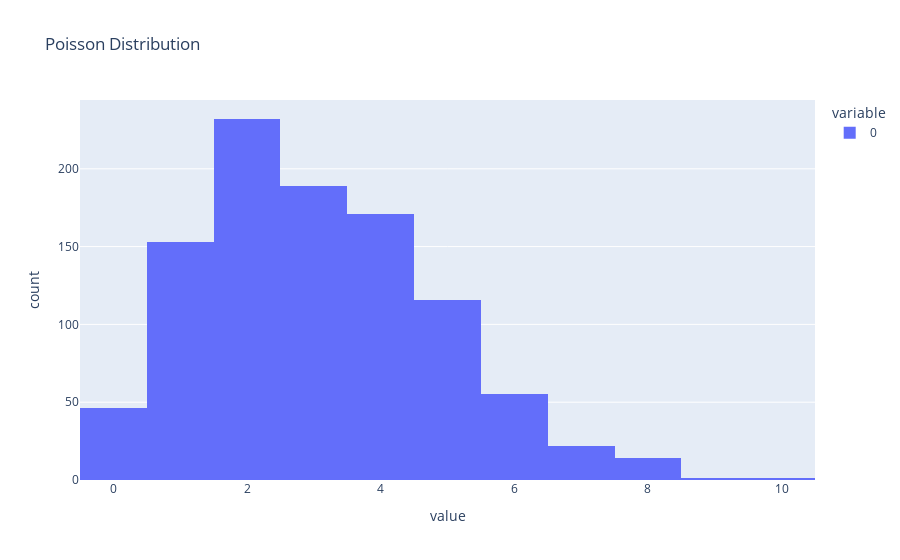

Here is the notebook cell this chart was saved with:
### Markdown cell above
> What is it?

Analogy: Think of how many customers enter a store in an hour. You might get 2, 3, or sometimes more, but most of the time, the count hovers around a typical value.

Shape: It’s skewed toward lower values, showing how rare events (like many customers at once) are less likely.

> Use Cases:

* Number of customers arriving at a store in a given time frame.
* Number of returns or defects in a batch of products.
* Customer service requests per hour.

### Code cell
data_5 = np.random.poisson(lam=3, size=1000)

fig = px.histogram(data_5, nbins=15, title="Poisson Distribution")
fig.show()

### Figure 1 — Plotly figure (JSON) as saved in the notebook; plotly's stock layout.template omitted (floating-point values rounded to 4 significant figures; data arrays with more than 128 entries replaced by an {"elided": "..."} marker saying what was removed)
{"data": [{"alignmentgroup": "True", "bingroup": "x", "hovertemplate": "variable=0<br>value=%{x}<br>count=%{y}<extra></extra>", "legendgroup": "0", "marker": {"color": "#636efa", "pattern": {"shape": ""}}, "name": "0", "nbinsx": 15, "offsetgroup": "0", "orientation": "v", "showlegend": true, "type": "histogram", "x": {"elided": "1000 int values"}, "xaxis": "x", "yaxis": "y"}], "layout": {"barmode": "relative", "legend": {"title": {"text": "variable"}, "tracegroupgap": 0}, "title": {"text": "Poisson Distribution"}, "xaxis": {"anchor": "y", "domain": [0, 1], "title": {"text": "value"}}, "yaxis": {"anchor": "x", "domain": [0, 1], "title": {"text": "count"}}}}
